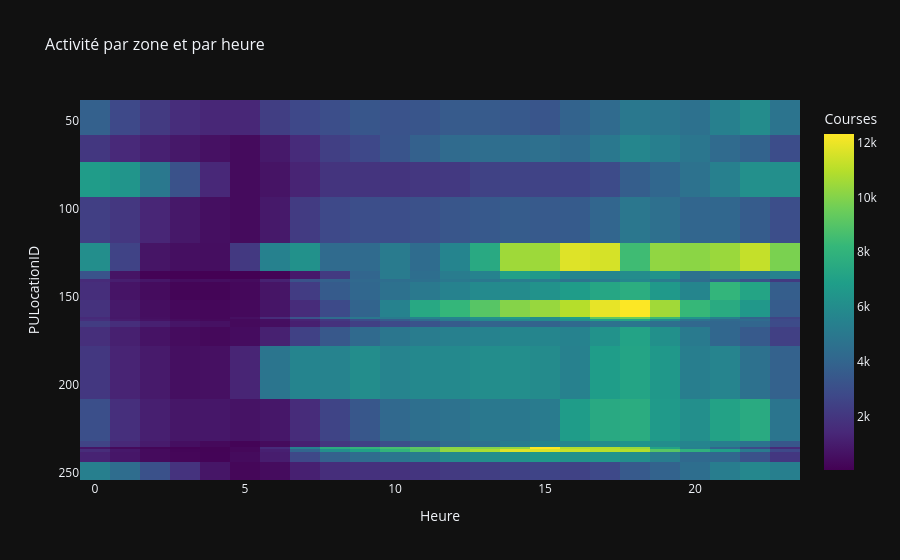

Notebook code for this chart:
### Markdown cell above
## Heatmap zone × heure

**Top 20** zones par volume ; intensité = nombre de courses.

### Code cell
zone_vol = df.groupby("PULocationID").size().sort_values(ascending=False).head(20).index
sub = df[df["PULocationID"].isin(zone_vol)].copy()
sub["hour"] = sub["tpep_pickup_datetime"].dt.hour
pivot = sub.pivot_table(index="PULocationID", columns="hour", values="fare_amount", aggfunc="count", fill_value=0)

fig = px.imshow(
    pivot,
    labels=dict(x="Heure", y="PULocationID", color="Courses"),
    title="Activité par zone et par heure",
    color_continuous_scale="Viridis",
    aspect="auto",
)
style_plotly(fig)
fig.show()

### Figure 1 — Plotly figure (JSON) as saved in the notebook; plotly's stock layout.template omitted (floating-point values rounded to 4 significant figures; data arrays with more than 128 entries replaced by an {"elided": "..."} marker saying what was removed)
{"data": [{"coloraxis": "coloraxis", "hovertemplate": "Heure: %{x}<br>PULocationID: %{y}<br>Courses: %{z}<extra></extra>", "name": "0", "type": "heatmap", "x": [0, 1, 2, 3, 4, 5, 6, 7, 8, 9, 10, 11, 12, 13, 14, 15, 16, 17, 18, 19, 20, 21, 22, 23], "xaxis": "x", "y": [48, 68, 79, 107, 132, 138, 141, 142, 161, 162, 163, 164, 170, 186, 230, 234, 236, 237, 239, 249], "yaxis": "y", "z": {"elided": "20x24 int values"}}], "layout": {"coloraxis": {"colorbar": {"title": {"text": "Courses"}}, "colorscale": [[0.0, "#440154"], [0.1111, "#482878"], [0.2222, "#3e4989"], [0.3333, "#31688e"], [0.4444, "#26828e"], [0.5556, "#1f9e89"], [0.6667, "#35b779"], [0.7778, "#6ece58"], [0.8889, "#b5de2b"], [1.0, "#fde725"]]}, "title": {"font": {"size": 16}, "text": "Activité par zone et par heure"}, "xaxis": {"anchor": "y", "domain": [0.0, 1.0], "title": {"text": "Heure"}}, "yaxis": {"anchor": "x", "autorange": "reversed", "domain": [0.0, 1.0], "title": {"text": "PULocationID"}}}}
